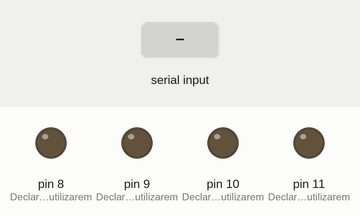
This sketch was run on a simulated Arduino Uno, built with avr-gcc and run on an emulated ATmega328P. Parts: output pins drawn as LEDs (lit = HIGH). The test bench sets the inputs (shaded band). What the sketch prints to the serial monitor is not drawn.

Above: at 1.2 s.
1.3 s: "led 11\n" received over Serial
At 2.4 s:
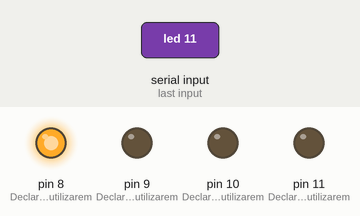
2.8 s: "led 10\n" received over Serial
4.3 s: "21" received over Serial
At 5.5 s:
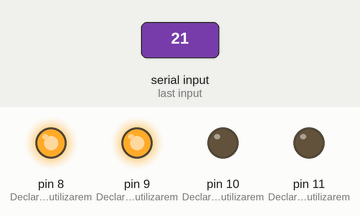
5.8 s: "10" received over Serial
At 6.9 s:
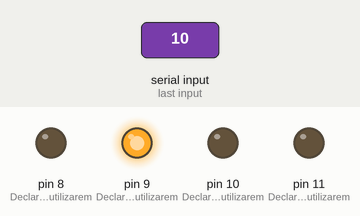
7.3 s: "31" received over Serial
At 8.0 s:
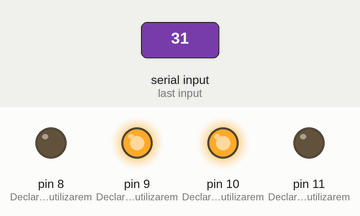
8.8 s: "led 20\n" received over Serial
At 9.3 s:
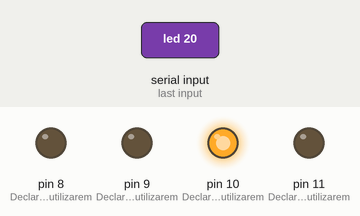
Timing chart, 0 to 11.3 s (numbered marks = the images above; inputs shaded):
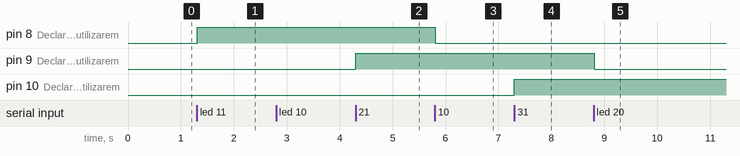

The sketch:

sketch.ino
```cpp
char input[2];
char inChar;
byte index = 0;
String code = "";

void setup(){

pinMode(8, OUTPUT); // Declaramos que utilizaremos el pin 13 como salida
pinMode(9, OUTPUT); // Declaramos que utilizaremos el pin 13 como salida
pinMode(10, OUTPUT); // Declaramos que utilizaremos el pin 13 como salida
pinMode(11, OUTPUT); // Declaramos que utilizaremos el pin 13 como salida

Serial.begin(9600);
}

void loop(){
  if (Serial.available()>0){

    inChar = Serial.read(); // Read a character

    code = code + inChar;

    Serial.print(code);

    if (code.equals("11")){
        digitalWrite(8, HIGH); //Si el valor de input es 1, se enciende el led
    }

    if (code.equals("10")){
        digitalWrite(8, LOW); //Si el valor de input es 1, se enciende el led
    }

    if (code.equals("21")){
        digitalWrite(9, HIGH); //Si el valor de input es 1, se enciende el led
    }

    if (code.equals("20")){
        digitalWrite(9, LOW); //Si el valor de input es 1, se enciende el led
    }

    if (code.equals("31")){
        digitalWrite(10, HIGH); //Si el valor de input es 1, se enciende el led
    }

    if (code.equals("30")){
        digitalWrite(10, LOW); //Si el valor de input es 1, se enciende el led
    }

    if (code.equals("41")){
        digitalWrite(11, HIGH); //Si el valor de input es 1, se enciende el led
    }

    if (code.equals("40")){
        digitalWrite(11, LOW); //Si el valor de input es 1, se enciende el led
    }

    if (code.length() == 2) {
      code = "";
    }

    /*switch (entero){

      case 11: digitalWrite(1, HIGH);
      Serial.println("led 11");
      break;

      case 10: digitalWrite(1, LOW);
      Serial.println("led 10");
      break;

      case 21: digitalWrite(2, HIGH);
      Serial.println("led 21");
      break;

      case 20: digitalWrite(2, LOW);
      Serial.println("led 20");
      break;

      case 31: digitalWrite(3, HIGH);
      break;

      case 30: digitalWrite(3, LOW);
      break;

      case 41: digitalWrite(4, HIGH);
      break;

      case 40: digitalWrite(4, LOW);
      break;
    }
*/
  }
}
```

Measured:
- after the input at 1.3 s, pin 8 (Declaramos_que_utilizarem): LOW → HIGH at once
- after the input at 2.8 s, every drawn part: stays the same
- after the input at 4.3 s, pin 9 (Declaramos_que_utilizarem): LOW → HIGH at once
- after the input at 5.8 s, pin 8 (Declaramos_que_utilizarem): HIGH → LOW at once
- after the input at 7.3 s, pin 10 (Declaramos_que_utilizarem): LOW → HIGH at once
- after the input at 8.8 s, pin 9 (Declaramos_que_utilizarem): HIGH → LOW at once
